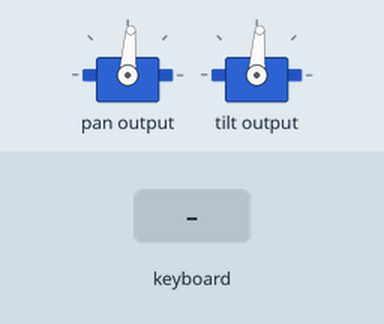
The program below on a simulated Raspberry Pi (BCM pin numbers) with a Pan-Tilt HAT. On the bench: 2 × servo. Inputs (shaded band) come from the test bench. The full-screen text the program places in the terminal is not drawn; servo angles are drawn from the pulse width (0.5 ms = 0°, 2.5 ms = 180°).

Above: at 1.2 s.
1.3 s: key right typed on the keyboard
At 1.9 s:
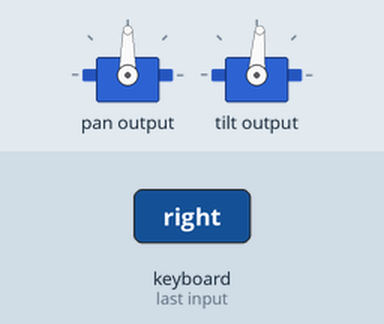
2.8 s: key up typed on the keyboard
At 3.1 s:
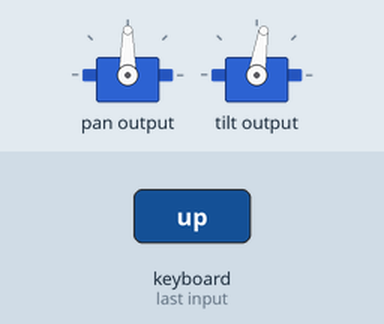
4.3 s: key up typed on the keyboard
At 5.4 s:
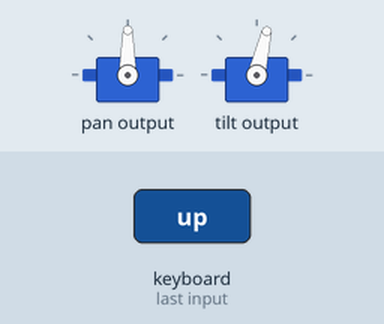
5.8 s: key down typed on the keyboard
At 6.5 s:
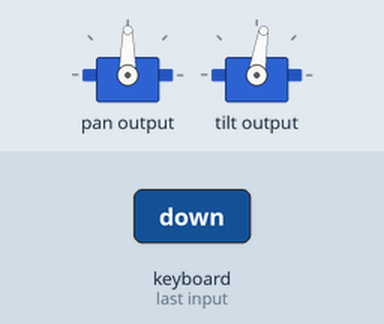
Timing chart, 0 to 8.3 s (numbered marks = the images above; inputs shaded):
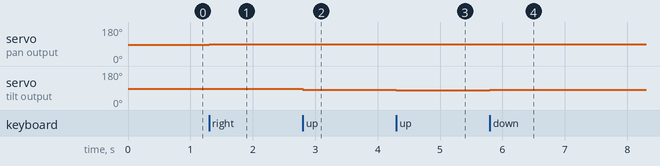

Measured:
- after the input at 1.3 s, servo on pan output: 86° → 90° at once
- after the input at 2.8 s, servo on tilt output: 86° → 81° at once
- after the input at 4.3 s, servo on tilt output: 81° → 77° at once
- after the input at 5.8 s, servo on tilt output: 77° → 81° at once

The program:

03_KeyboardPanTilt.py
```python
#!/usr/bin/env python
# Control the pan and tilt mechanism in 5 degrees angle increments using keyboard arrow keys
# 'q' to quit
import curses
import time
import pantilthat

# Disable servos on timeout. 1/4 second is sufficient to complete a 5 degrees angle adjustment
pantilthat.idle_timeout(0.25)

# Set start up servo positions
p = 0
t = 0
pantilthat.pan(p)
pantilthat.tilt(t)

# Initialize curses and get the screen window
screen = curses.initscr()

# Map arrow keys to special values like KEY_RIGHT, KEY_UP etc.
screen.keypad(True)

# Set up arrow key angle change
deltaAngle = 5

# Main process to read keyboard and act
# Swap 'left' and 'right' processing to switch between SelfieView and FirstPersonView
try:
    while True:
        char = screen.getch()
        if char == ord('q'):
            # if q is pressed quit
            pantilthat.pan(0)
            pantilthat.tilt(0)
            time.sleep(1)
            break
        elif char == curses.KEY_RIGHT:
            screen.addstr(0, 0, 'right ')
            if (p + deltaAngle) < 90:
                p = p + deltaAngle
            pantilthat.pan(p)
            time.sleep(0.005)
        elif char == curses.KEY_LEFT:
            screen.addstr(0, 0, 'left  ')
            if (p - deltaAngle) > -90:
                p = p - deltaAngle
            pantilthat.pan(p)
            time.sleep(0.005)
        elif char == curses.KEY_DOWN:
            screen.addstr(0, 0, 'down  ')
            if (t + deltaAngle) < 90:
                t = t + deltaAngle
            pantilthat.tilt(t)
            time.sleep(0.005)
        elif char == curses.KEY_UP:
            screen.addstr(0, 0, 'up    ')
            if (t - deltaAngle) > -90:
                t = t - deltaAngle
            pantilthat.tilt(t)
            time.sleep(0.005)
finally:
    # Shut down cleanly
    curses.nocbreak()
    screen.keypad(0)
    curses.echo()
    curses.endwin()
    pantilthat.pan(0)
    pantilthat.tilt(0)
    time.sleep(1)
```
